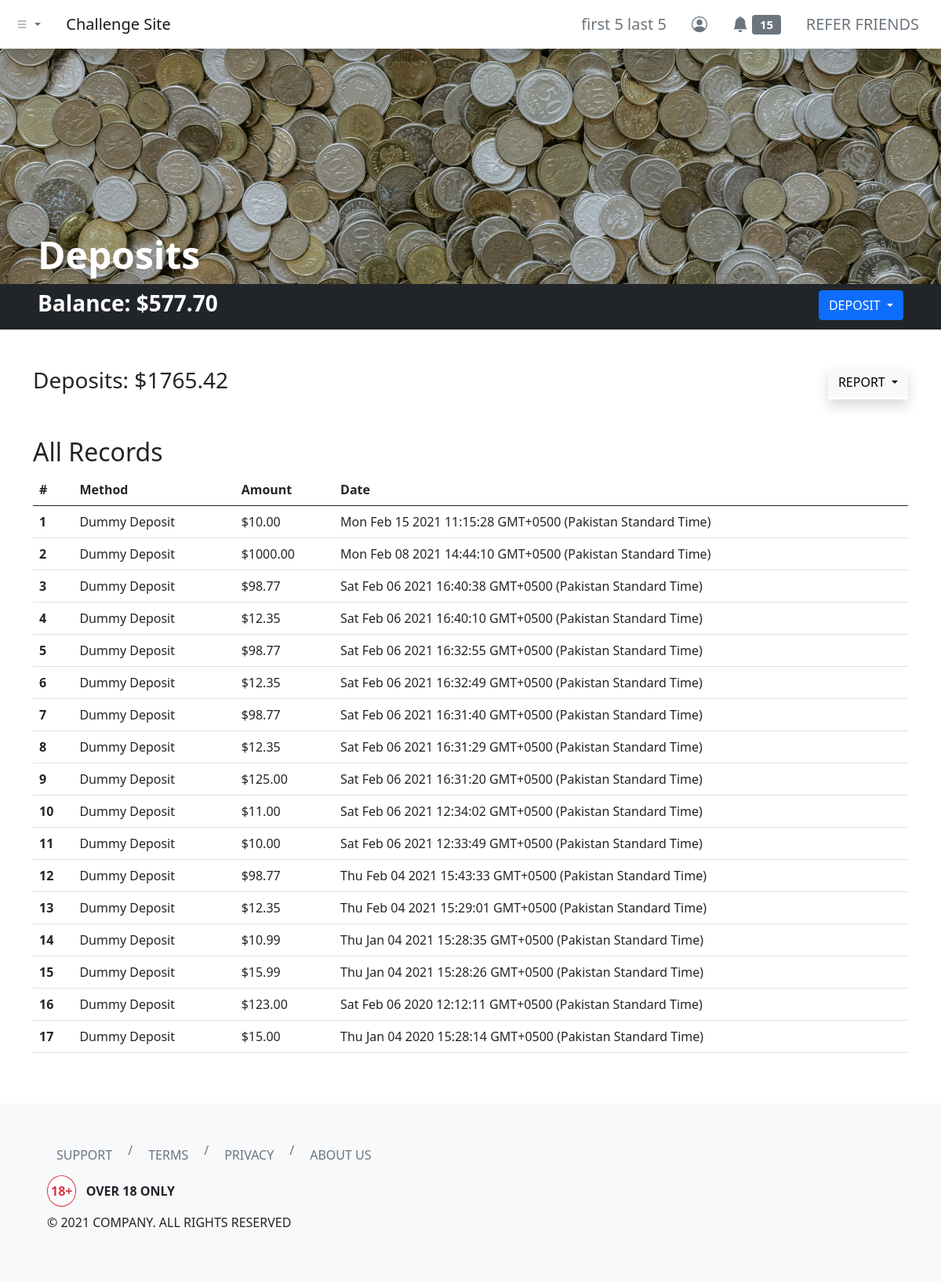
/dashboard/deposits/index.php (signed in), run on an earlier commit of the app's database.
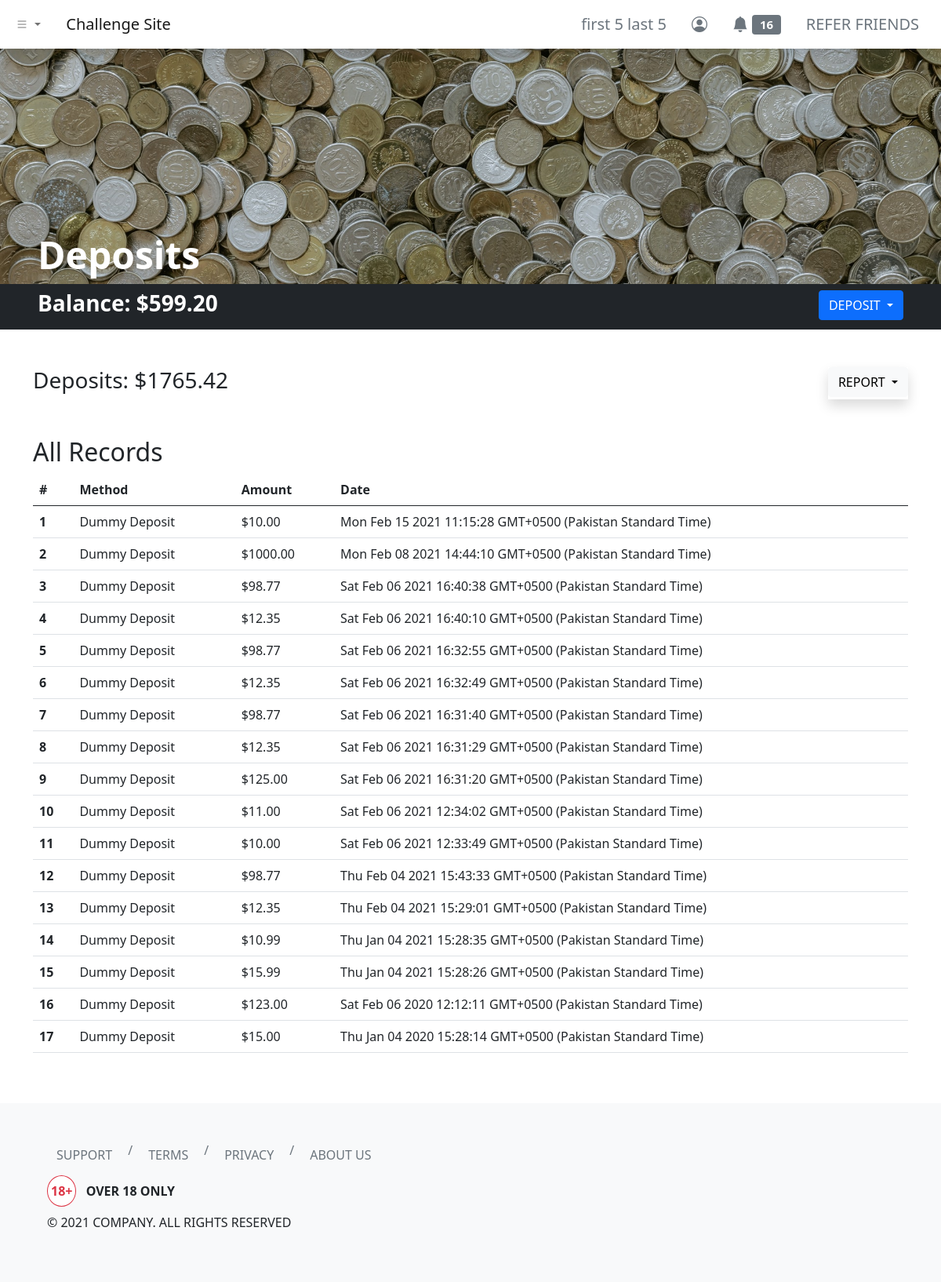
And on a later commit of the database.
### tables this page shows
CREATE TABLE `users` (
  `id` int(11) NOT NULL,
  `username` varchar(255) NOT NULL,
  `first_name` varchar(255) NOT NULL,
  `last_name` varchar(255) NOT NULL,
  `email` varchar(255) NOT NULL,
  `user_password` varchar(255) NOT NULL,
  `balance` decimal(65,30) UNSIGNED NOT NULL DEFAULT 0.000000000000000000000000000000,
  `skill_points` int(11) NOT NULL
);

CREATE TABLE `deposit_log` (
  `deposit_id` int(11) NOT NULL,
  `deposit_by` int(11) NOT NULL,
  `method` varchar(255) NOT NULL,
  `amount` decimal(65,30) UNSIGNED NOT NULL,
  `client_date` varchar(255) NOT NULL,
  `server_timestamp` timestamp NOT NULL DEFAULT current_timestamp()
);

### dashboard/deposits/index.php (the view, shortened to what this page needs)
<?php
include '../../header.php';
?>
<link rel="stylesheet" href="./index.css">
<div class="hero bg-dark d-flex align-items-end px-5">
    <h1 class="text-white display-5 fw-bold">Deposits</h1>
</div>
<div class="container-fluid bg-dark py-2 px-5">
    <div class="row">
        <div class="col d-flex justify-content-between">
            <h3 class="text-white fw-bold">Balance:
                <?php
                include_once '../../php-apis/db-config.php';
                $user_id = $_SESSION['id'];
                $sql3 = "SELECT * FROM users WHERE id=$user_id";
                $result3 = mysqli_query($conn, $sql3);
                if (mysqli_num_rows($result3) > 0) {
                    while ($row3 = mysqli_fetch_assoc($result3)) {
                        echo '$' . number_format($row3['balance'], 2, '.', '');
                    }
                } else {
                    header("Location: ../../php-apis/logout.php");
                    die();
                }
                ?>
            </h3>
            <div class="dropdown">
                <button class="btn btn-primary dropdown-toggle text-uppercase" type="button" data-bs-toggle="dropdown" aria-expanded="false">
                    Deposit
                </button>
            </div>
        </div>
    </div>
</div>
<div class="container my-5">
    <div class="row">
        <div class="col">
            <h3>Deposits:
                <?php
                $sql = "SELECT SUM(amount) AS depositSum FROM deposit_log WHERE deposit_by = $user_id";
                $result = mysqli_query($conn, $sql);
                if (mysqli_num_rows($result) > 0) {
                    while ($row = mysqli_fetch_assoc($result)) {
                        echo '$' . number_format($row['depositSum'], 2, '.', '');
                    }
                } else {
                    echo "$0.00";
                }
                ?>
            </h3>
        </div>
        <div class="col d-flex">
            <div class="dropdown shadow ms-auto">
                <button class="btn btn-light dropdown-toggle text-uppercase" type="button" data-bs-toggle="dropdown" aria-expanded="false">
                    Report
                </button>
            </div>
        </div>
    </div>
</div>
<div class="container my-5">
    <div class="row">
        <div class="col">
            <h2 class="text-capitalize"><?php echo (isset($_GET['report-filter']) && !empty($_GET['report-filter'])) ? (str_replace("-", " ", mysqli_real_escape_string($conn, clean_input($_GET['report-filter'])))) : ("All") ?> Records</h2>
            <table class="table">
                <thead>
                    <tr>
                        <th scope="col">#</th>
                        <th scope="col">Method</th>
                        <th scope="col">Amount</th>
                        <th scope="col">Date</th>
                    </tr>
                </thead>
                <tbody>
                    <?php
                    if (isset($_GET['report-filter']) && !empty($_GET['report-filter'])) {
                        $reportFilter = mysqli_real_escape_string($conn, clean_input($_GET["report-filter"]));
                        switch ($reportFilter) {
                            case "current-month":
                                $sql2 = "SELECT * FROM deposit_log WHERE MONTH(server_timestamp) = MONTH(CURRENT_DATE()) AND YEAR(server_timestamp) = YEAR(CURRENT_DATE()) AND deposit_by = $user_id ORDER BY server_timestamp DESC";
                                break;
                            case "previous-month":
                                $sql2 = "SELECT * FROM deposit_log WHERE YEAR(server_timestamp) = YEAR(CURRENT_DATE() - INTERVAL 1 MONTH) AND MONTH(server_timestamp) = MONTH(CURRENT_DATE() - INTERVAL 1 MONTH) AND deposit_by = $user_id ORDER BY server_timestamp DESC";
                                break;
                            case "current-year":
                                $sql2 = "SELECT * FROM deposit_log WHERE YEAR(server_timestamp) = YEAR(CURRENT_DATE()) AND deposit_by = $user_id ORDER BY server_timestamp DESC";
                                break;
                            case "all":
                                $sql2 = "SELECT * FROM deposit_log WHERE deposit_by = $user_id ORDER BY server_timestamp DESC";
                                break;
                            default:
                                $sql2 = "SELECT * FROM deposit_log WHERE deposit_by = $user_id ORDER BY server_timestamp DESC";
                        }
                    } else {
                        $sql2 = "SELECT * FROM deposit_log WHERE deposit_by = $user_id ORDER BY server_timestamp DESC";
                    }
                    $result2 = mysqli_query($conn, $sql2);
                    if (mysqli_num_rows($result2) > 0) {
                        $count = 1;
                        while ($row2 = mysqli_fetch_assoc($result2)) {
                    ?>
                            <tr>
                                <th scope="row"><?php echo $count; ?></th>
                                <td><?php echo $row2['method']; ?></td>
                                <td><?php echo '$' . number_format($row2['amount'], 2, '.', ''); ?></td>
                                <td><?php echo $row2['client_date']; ?></td>
                            </tr>
                        <?php
                            $count++;
                        }
                    } else {
                        ?>
                        <tr>
                            <td colspan="4" class="text-center text-danger">No Records Found!</td>
                        </tr>
                    <?php } ?>
                </tbody>
            </table>
        </div>
    </div>
</div>
<?php
include '../../footer.php';
?>

### header.php (shortened to what this page needs)
<?php
function urlPrefix()
{
    if (basename(getcwd()) === basename(__DIR__)) {
        return './';
    } elseif (basename(dirname(getcwd())) === basename(__DIR__)) {
        return '../';
    } elseif (basename(dirname(dirname(getcwd()))) === basename(__DIR__)) {
        return '../../';
    } elseif (basename(dirname(dirname(dirname(getcwd())))) === basename(__DIR__)) {
        return '../../../';
    } else {
        return './';
    }
}
?>
<!DOCTYPE html>
<html lang="en">
<head>
    <link href="https://cdn.jsdelivr.net/npm/bootstrap@5.0.0-beta2/dist/css/bootstrap.min.css" rel="stylesheet">
    <link rel="stylesheet" href="https://cdn.jsdelivr.net/npm/bootstrap-icons@1.3.0/font/bootstrap-icons.css">
</head>
<body>
    <nav class="navbar navbar-expand-sm navbar-light bg-white shadow">
        <div class="container-fluid">
            <ul class="navbar-nav me-4">
                <li class="nav-item dropdown">
                    <a class="nav-link dropdown-toggle" href="#" id="navbarDropdownMenuLink" role="button" data-bs-toggle="dropdown" aria-expanded="false">
                        <i class="bi bi-list"></i>
                    </a>
                </li>
            </ul>
            <a class="navbar-brand" href="<?php echo urlPrefix(); ?>">Challenge Site</a>
            <div class="collapse navbar-collapse" id="navbarNavDropdown">
                <ul class="navbar-nav ms-auto">
                    <?php if (isset($_SESSION['id'])) { ?>
                        <li class="nav-item">
                            <a class="btn btn-lg btn-outline-secondary border-0" aria-current="page" href="<?php echo urlPrefix() . 'dashboard/profile/'; ?>">
                                <?php
                                include_once urlPrefix() . 'php-apis/db-config.php';
                                $user_id = $_SESSION['id'];
                                $sql = "SELECT * FROM users WHERE id=$user_id";
                                $result = mysqli_query($conn, $sql);
                                if (mysqli_num_rows($result) > 0) {
                                    while ($row = mysqli_fetch_assoc($result)) {
                                        echo $row['first_name'] . ' ' . $row['last_name'];
                                    }
                                } else {
                                    header("Location: " . urlPrefix() . "php-apis/logout.php");
                                    die();
                                }
                                ?>
                            </a>
                        </li>
                        <li class="nav-item">
                            <a class="btn btn-lg btn-outline-secondary border-0" aria-current="page" href="<?php echo urlPrefix() . 'dashboard/profile/'; ?>"><i class="bi bi-person-circle"></i></a>
                        </li>
                        <li class="nav-item">
                            <a class="btn btn-lg btn-outline-secondary border-0" aria-current="page" href="<?php echo urlPrefix() . 'dashboard/notifications/'; ?>">
                                <i class="bi bi-bell-fill"></i>
                                <span class="badge bg-secondary">
                                    <?php
                                    $sql2 = "SELECT COUNT(*) AS unread_notifs FROM notifications WHERE notif_for = $user_id AND notif_status = 'unread'";
                                    $result2 = mysqli_query($conn, $sql2);
                                    if (mysqli_num_rows($result2) > 0) {
                                        while ($row2 = mysqli_fetch_assoc($result2)) {
                                            echo $row2['unread_notifs'];
                                        }
                                    } else {
                                        echo "0";
                                    }
                                    ?>
                                </span>
                            </a>
                        </li>
                        <li class="nav-item">
                            <a class="btn btn-lg btn-outline-secondary border-0" aria-current="page" href="<?php echo urlPrefix() . 'dashboard/refer/'; ?>">REFER FRIENDS</a>
                        </li>
                    <?php } else { ?>
                        <li class="nav-item">
                            <a class="btn btn-lg btn-outline-secondary border-0" aria-current="page" href="<?php echo urlPrefix() . 'login/'; ?>">ENTER</a>
                        </li>
                    <?php } ?>
                </ul>
            </div>
        </div>
    </nav>

### footer.php (shortened to what this page needs)
<footer class="bg-light p-5">
    <div class="container-fluid">
        <div class="row">
            <div class="col">
                <nav aria-label="breadcrumb">
                    <ol class="breadcrumb">
                        <li class="breadcrumb-item"><a class="btn btn-outline-secondary border-0" href="<?php echo urlPrefix() . 'help/'; ?>">SUPPORT</a></li>
                        <li class="breadcrumb-item"><a class="btn btn-outline-secondary border-0" href="<?php echo urlPrefix() . 'terms/'; ?>">TERMS</a></li>
                        <li class="breadcrumb-item"><a class="btn btn-outline-secondary border-0" href="<?php echo urlPrefix() . 'privacy/'; ?>">PRIVACY</a></li>
                        <li class="breadcrumb-item"><a class="btn btn-outline-secondary border-0" href="<?php echo urlPrefix() . 'about/'; ?>">ABOUT US</a></li>
                    </ol>
                </nav>
            </div>
        </div>
        <div class="row">
            <div class="col">
                <p class="fw-bold"><span class="border border-danger rounded-circle bg-white text-danger px-1 py-2 me-2">18+</span> OVER 18 ONLY</p>
                <p>© 2021 COMPANY. ALL RIGHTS RESERVED</p>
            </div>
        </div>
    </div>
</footer>
</body>
</html>

### dashboard/deposits/index.css (style rules this page uses)
.hero { background-image: url('../../images/pawel-czerwinski-PtHP1wFSSYI-unsplash.jpg'); background-position: center; background-repeat: no-repeat; background-size: cover; min-height: 300px; }

What changed in the data, as far as the page shows it:
changed users "first 5": balance "577.70" → "599.20"
Also different on the page:
new list line: "16"
list line gone: "15"
